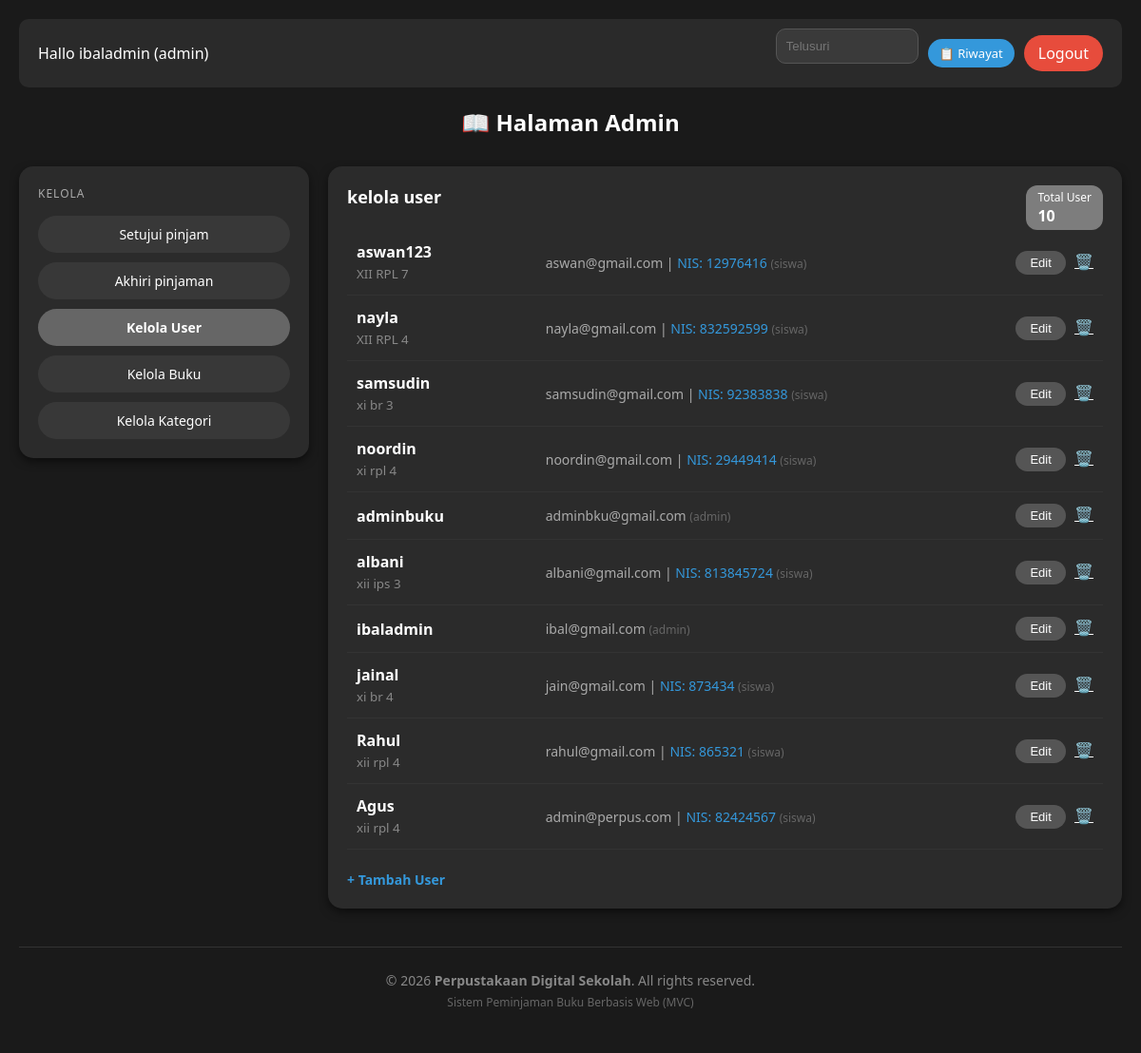
The page /index.php?page=admin&action=kelolaUser (signed in) on the database its author committed.
### tables this page shows
CREATE TABLE `user` (
  `id_user` int(11) NOT NULL,
  `nama` varchar(100) NOT NULL,
  `email` varchar(100) NOT NULL,
  `nis` varchar(20) DEFAULT NULL,
  `kelas` varchar(50) DEFAULT NULL,
  `password` varchar(255) NOT NULL,
  `role` enum('admin','siswa') NOT NULL DEFAULT 'siswa'
);

### controllers/AdminController.php (called while the page is built, shortened)
<?php
require_once 'models/UserModel.php';
class AdminController {
    private $userModel;
    public function __construct() {
        $database = new Database();
        $this->db = $database->getConnection();
        $this->userModel = new UserModel($this->db);
    }
    public function kelolaUser() {
        $userList = $this->userModel->getAllUsers();
        require_once 'views/admin/kelola_user.php';
    }
}

### config/Database.php (called while the page is built, shortened)
<?php
class Database {
    private $host = "localhost";
    private $user = "root";
    private $pass = "";
    private $dbname = "db_peminjamanbuku2";
    public function getConnection() {
        $this->conn = null;
        try {
            $this->conn = new PDO("mysql:host=" . $this->host . ";dbname=" . $this->dbname, $this->user, $this->pass);
            $this->conn->setAttribute(PDO::ATTR_ERRMODE, PDO::ERRMODE_EXCEPTION);
        } catch(PDOException $exception) {
            echo "Connection error: " . $exception->getMessage();
        }
        return $this->conn;
    }
}

### models/UserModel.php (called while the page is built, shortened)
<?php
class UserModel {
    private $conn;
    private $table = 'user';
    public function __construct($db) {
        $this->conn = $db;
    }
    public function getAllUsers() {
        $query = "SELECT id_user, nama, email, nis, kelas, role FROM " . $this->table . " ORDER BY id_user DESC";
        $stmt = $this->conn->prepare($query);
        $stmt->execute();
        return $stmt->fetchAll(PDO::FETCH_ASSOC);
    }
}

### views/admin/kelola_user.php (the view, shortened to what this page needs)
<?php include 'views/layout/header.php'; ?>
<div class="header-bar">
    <div>Hallo <?= htmlspecialchars($_SESSION['user']['nama']); ?> (admin)</div>
    <div style="display: flex; align-items: center; gap: 10px;">
        <form method="GET" action="index.php" style="display:inline;">
            <input type="text" name="search" placeholder="Telusuri" value="<?= htmlspecialchars($_GET['search'] ?? ''); ?>" class="input-dark" style="width:150px;">
        </form>
        <a href="index.php?page=admin&action=riwayatPinjam" class="btn btn-blue" style="border-radius: 15px; font-size: 13px; padding: 6px 12px;">📋 Riwayat</a>
        <a href="index.php?page=logout" class="btn btn-red">Logout</a>
    </div>
</div>
<h2 style="text-align:center; margin-bottom: 30px;">📖 Halaman Admin</h2>
<div style="display: flex; gap: 20px; align-items: flex-start;">
    <div class="card" style="flex: 1; min-width: 200px; padding: 20px; box-sizing: border-box;">
        <p style="color: #aaa; margin-top: 0; margin-bottom: 15px; font-size: 12px; letter-spacing: 1px; text-transform: uppercase;">Kelola</p>
        <div class="sidebar-menu">
            <a href="index.php?page=admin&action=dashboard" class="btn-sidebar">Setujui pinjam</a>
            <a href="index.php?page=admin&action=akhiriPinjaman" class="btn-sidebar">Akhiri pinjaman</a>
            <a href="index.php?page=admin&action=kelolaUser" class="btn-sidebar active">Kelola User</a>
            <a href="index.php?page=admin&action=kelolaBuku" class="btn-sidebar">Kelola Buku</a>
            <a href="index.php?page=admin&action=kelolaKategori" class="btn-sidebar">Kelola Kategori</a>
        </div>
    </div>
    <div class="card" style="flex: 3; box-sizing: border-box;">
        <div style="margin-bottom: 20px;">
            <span class="badge-count">Total User<br><strong style="font-size: 16px;"><?= count($userList); ?></strong></span>
            <h3 style="margin: 0; font-size: 18px;">kelola user</h3>
        </div>
        <div class="table-container">
            <table style="width: 100%; border-collapse: collapse;">
                <tbody>
                    <?php if (!empty($userList)): ?>
                        <?php foreach ($userList as $u): ?>
                        <tr style="border-bottom: 1px solid #333;">
                            <td style="padding: 12px 10px; font-weight: bold; width: 25%;">
                                <?= htmlspecialchars($u['nama']); ?>
                                <?php if (!empty($u['kelas'])): ?>
                                    <br><small style="color: #888; font-weight: normal;"><?= htmlspecialchars($u['kelas']); ?></small>
                                <?php endif; ?>
                            </td>
                            <td style="padding: 12px 10px; color: #aaa; font-size: 14px;">
                                <?= htmlspecialchars($u['email']); ?>
                                <?php if (!empty($u['nis'])): ?>
                                    | <span style="color: #3498db;">NIS: <?= htmlspecialchars($u['nis']); ?></span>
                                <?php endif; ?>
                                <span style="font-size: 12px; color: #666;">(<?= htmlspecialchars($u['role']); ?>)</span>
                            </td>
                            <td style="padding: 12px 10px; text-align: right;">
                                <button type="button" class="btn-action btn-edit" onclick='openEditModal(<?= json_encode($u); ?>)'>Edit</button>
                                <a href="index.php?page=admin&action=hapusUser&id=<?= $u['id_user']; ?>" class="btn-delete" onclick="return confirm('Yakin ingin menghapus user ini?');">🗑️</a>
                            </td>
                        </tr>
                        <?php endforeach; ?>
                    <?php else: ?>
                        <tr>
                            <td colspan="3" style="text-align: center; color: #888; padding: 20px;">Belum ada data user.</td>
                        </tr>
                    <?php endif; ?>
                </tbody>
            </table>
        </div>
        <div style="margin-top: 20px;">
            <a href="#" onclick="openAddModal()" style="color: #3498db; text-decoration: none; font-size: 14px; font-weight: bold;">+ Tambah User</a>
        </div>
    </div>
</div>
<?php include 'views/layout/footer.php'; ?>

### views/layout/header.php (style rules this page uses)
body { background-color: #1a1a1a; color: #ffffff; font-family: 'Segoe UI', Tahoma, Geneva, Verdana, sans-serif; margin: 0; padding: 20px; }
.header-bar { display: flex; justify-content: space-between; align-items: center; padding: 10px 20px; background-color: #2a2a2a; border-radius: 10px; margin-bottom: 20px; }
.card { background-color: #2b2b2b; border-radius: 15px; padding: 20px; box-shadow: 0 4px 10px rgba(0,0,0,0.5); }
.btn { background-color: #555; color: white; border: none; padding: 8px 15px; border-radius: 20px; cursor: pointer; text-decoration: none; display: inline-block; }
.btn-blue { background-color: #3498db; }
.btn-red { background-color: #e74c3c; }
.input-dark { background-color: #3a3a3a; border: 1px solid #555; color: white; padding: 10px; border-radius: 10px; width: 100%; box-sizing: border-box; margin-bottom: 15px; }
table { width: 100%; border-collapse: collapse; }
th, td { padding: 12px; text-align: left; }
tr { border-bottom: 1px solid #333; }

### views/admin/kelola_user.php (style rules this page uses)
.badge-count { background-color: #7d7d7d; color: #fff; padding: 4px 12px; border-radius: 12px; font-size: 12px; float: right; }
.btn-action { padding: 5px 15px; border-radius: 15px; text-decoration: none; color: white; font-size: 13px; margin-right: 5px; cursor: pointer; }
.btn-edit { background-color: #555; border: none; }
.btn-delete { background-color: transparent; border: none; cursor: pointer; color: #fff; font-size: 16px; }
.sidebar-menu { display: flex; flex-direction: column; gap: 10px; width: 100%; box-sizing: border-box; }
.btn-sidebar { display: block; width: 100%; padding: 10px 14px; background-color: #383838; color: #ffffff; text-decoration: none; text-align: center; border-radius: 20px; font-size: 14px; font-weight: 500; box-sizing: border-box; transition: background-color 0.2s, transform 0.1s; }
.btn-sidebar.active { background-color: #666666; font-weight: bold; }

### rows shown on the page
user: nama "aswan123", kelas "XII RPL 7", email "aswan@gmail.com", nis "12976416", role "siswa"
user: nama "nayla", kelas "XII RPL 4", email "nayla@gmail.com", nis "832592599", role "siswa"
user: nama "samsudin", kelas "xi br 3", email "samsudin@gmail.com", nis "92383838", role "siswa"
user: nama "noordin", kelas "xi rpl 4", email "noordin@gmail.com", nis "29449414", role "siswa"
user: nama "adminbuku", email "adminbku@gmail.com", role "admin"
user: nama "albani", kelas "xii ips 3", email "albani@gmail.com", nis "813845724", role "siswa"
user: nama "ibaladmin", email "ibal@gmail.com", role "admin"
user: nama "jainal", kelas "xi br 4", email "jain@gmail.com", nis "873434", role "siswa"
user: nama "Rahul", kelas "xii rpl 4", email "rahul@gmail.com", nis "865321", role "siswa"
user: nama "Agus", kelas "xii rpl 4", email "admin@perpus.com", nis "82424567", role "siswa"

### other values the page prints
$_SESSION['user']['nama'] "ibaladmin"
count($userList) "10"
